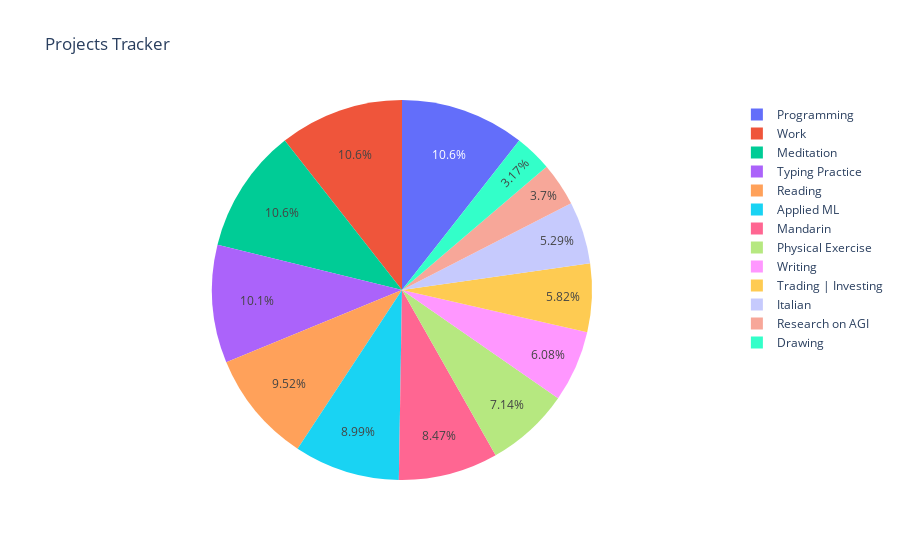

Write notebook code for a chart like this one.
### Markdown cell above
Now we set up a dataframe with the data we want and plot the events tracker and the pie chart.

### Code cell
def setupProjectsDf(projects_data,dates):
    df = pd.DataFrame(projects_data)
    df["date"] = dates
    
    return df


def projects_pie_chart(df):
    projectsTracker = [df[p].sum() for p in df.columns if p!="date"]
    labels = [p for p in df.columns if p!="date"]
        
    fig = go.Figure(data=[go.Pie(labels=labels, values=projectsTracker)])
    fig.update_layout(title="Projects Tracker")

    return fig

df = setupProjectsDf(projects_data, dates)
fig = projects_pie_chart(df)
fig.show()

### Figure 1 — Plotly figure (JSON) as saved in the notebook; plotly's stock layout.template omitted (floating-point values rounded to 4 significant figures)
{"data": [{"labels": ["Programming", "Applied ML", "Writing", "Work", "Research on AGI", "Physical Exercise", "Mandarin", "Trading | Investing", "Drawing", "Typing Practice", "Reading", "Italian", "Meditation"], "type": "pie", "values": [40, 34, 23, 40, 14, 27, 32, 22, 12, 38, 36, 20, 40]}], "layout": {"title": {"text": "Projects Tracker"}}}
